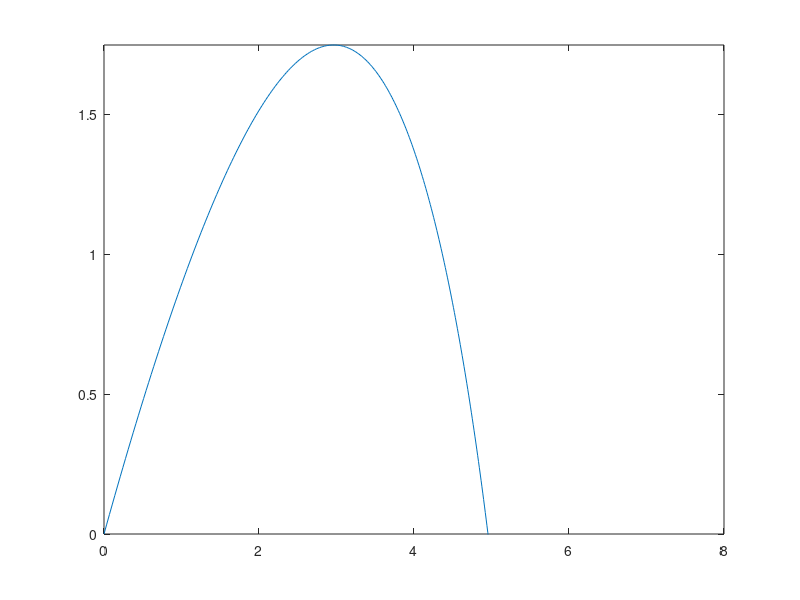

The MATLAB script that drew this image:
function ode
    %plot(resh(45,1));
   [X,Y]=resh(45,1);
   figure
   plot(X,Y);
%    disp(z)
    ylim([0 inf]);
end


function [X,Y]=resh(alpha,k)
T=0:0.005:5;
V=10;
Vy=V*sin(alpha*pi/180);
Vx=V*cos(alpha*pi/180);
[t,y]=ode45(@(t,y) ddy(t,y,k),T,[0 Vy]);
[t,x]=ode45(@(t,x) ddx(t,x,k),T,[0 Vx]);

X=x(:,1);
Y=y(:,1);

end

function ff=f(x,y)
    ff=cos(x+y)+(3/2)*(x-y);
end


function ddy=ddy(t,y,k)
g=9.8;
%k=5;
m=1;
    ddy=[y(2); -g-k/m*y(2)];
end

function ddx=ddx(t,x,k)
g=9.8;
m=1;
    ddx=[x(2); -k/m*x(2)];
end